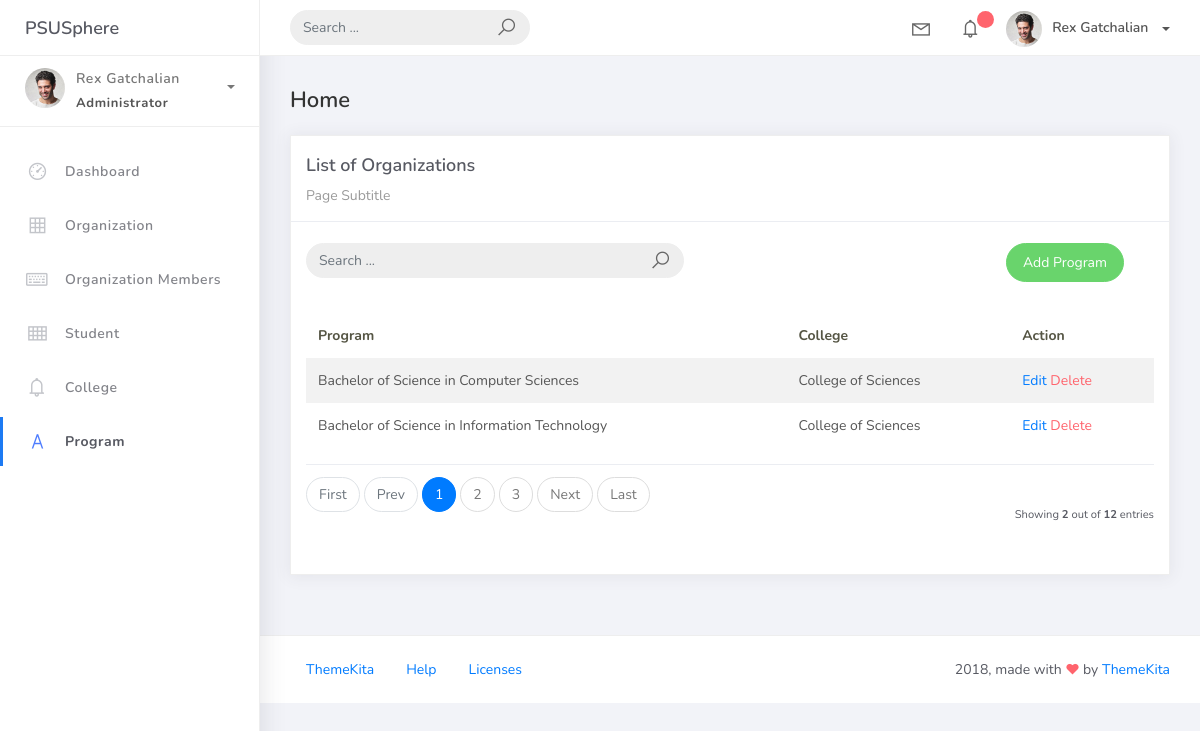
Page /program/ on the committed database.
### psusphere/models.py (models this page shows, shortened)
class BaseModel(models.Model):
    created_at = models.DateTimeField(auto_now_add=True, db_index=True)
    updated_at = models.DateTimeField(auto_now=True)
    class Meta:
        abstract = True

class Program(BaseModel):
    prog_name = models.CharField(max_length=150)
    college = models.ForeignKey(College, on_delete=models.CASCADE)

class College(BaseModel):
    college_name = models.CharField(max_length=150)
    def __str__(self):
        return self.college_name

### psusphere/views.py (the view)
# urls.py: path('program/', ProgramList.as_view(), name='program'),
class ProgramList(ListView):
    model = Program
    context_object_name = "program"
    template_name = "program/program.html"
    paginate_by = 2
    def get_queryset(self, *args, **kwargs):
        qs = super(ProgramList, self).get_queryset(*args, **kwargs)
        if self.request.GET.get('q') != None:
            query = self.request.GET.get('q')
            qs = qs.filter(
                Q(prog_name__icontains=query) |
                Q(college__college_name__icontains=query))
        return qs

### projectsite/templates/program/program.html (shortened to what this page needs)
{% extends 'base.html' %}
{% load static %}
{% block content %}
<div class="content">
    <div class="container-fluid">
        <h4 class="page-title">Home</h4>
        <div class="row">
            <div class="col-md-12">
                <div class="card">
                    <div class="card-header">
                        <div class="card-title">List of Organizations</div>
                        <div class="card-category">Page Subtitle</div>
                    </div>
                    <br>
                    <div class="col-md-12 row">
                        <div class="col-md-6">
                            <form class="navbar-left navbar-form nav-search mr-md-3" action="{% url 'program' %}">
                                <div class="input-group">
                                    <input type="text" placeholder="Search ..." class="form-control" name="q" value="{{request.GET.q}}"/>
                                    <div class="input-group-append">
                                        <span class="input-group-text">
                                            <i class="la la-search search-icon"></i>
                                        </span>
                                    </div>
                                </div>
                            </form>
                        </div>
                        <div class="col-md-6">
                            <div class="pull-right">
                                <a href="{% url 'program_add' %}" class="btn btn-success btn-rounded">Add Program</a>
                            </div>
                        </div>
                    </div>
                    <div class="card-body">
                        <table class="table table-striped mt-3">
                            <thead>
                                <tr>
                                    <th scope="col">Program</th>
                                    <th scope="col">College</th>
                                    <th scope="col">Action</th>
                                </tr>
                            </thead>
                            <tbody>
                                {% for object in object_list %}
                                    <tr>
                                        <td>{{ object.prog_name }}</td>
                                        <td>{{ object.college }}</td>
                                        <td><a href="{% url 'program_edit' object.id %}">Edit</a>
                                            <a href="{% url 'program_del' object.id %}" class="text-danger">Delete</a>
                                        </td>
                                    </tr>
                                {% endfor %}
                            </tbody>
                        </table>
                        {% include 'includes/pagination.html' %}
                    </div>
                </div>
            </div>
        </div>
    </div>
</div>
{% endblock %}

### rows in the picture
Program: prog_name "Bachelor of Science in Computer Sciences", college "College of Sciences"
Program: prog_name "Bachelor of Science in Information Technology", college "College of Sciences"

### other values in the picture
{{ page_num }} "1"
{{ page_num }} "2" "3"
{{ object_list.count }} "2"
{{ paginator.count }} "12"
